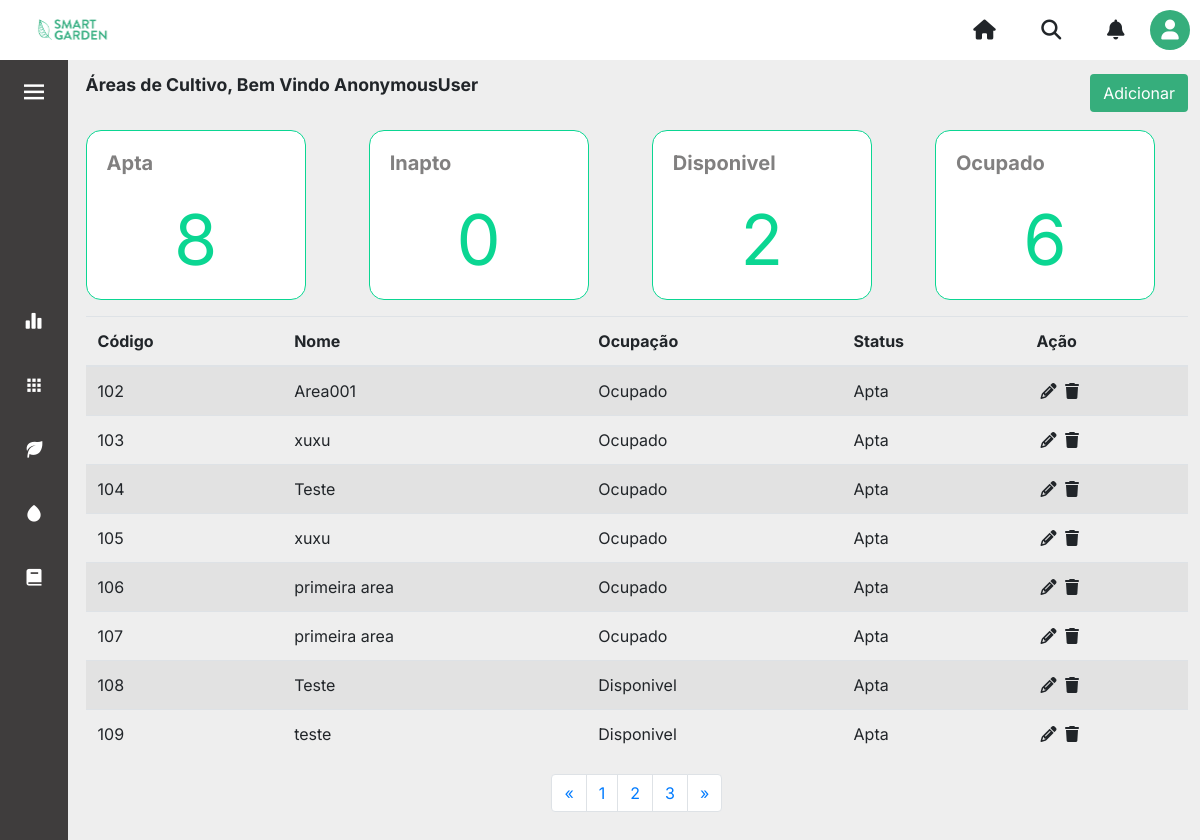
Screenshot of /areas/ with the database file from the repository.
### core/models.py (models this page shows, shortened)
class AreaCultivo(models.Model):
    nome = models.CharField(max_length=100)
    disponivel = models.BooleanField(blank=True, null=False, default=True)
    apta = models.BooleanField(blank=False, null=False, default=True)

### core/views.py (the view)
# urls.py: path('areas/', views.areas, name='areas'),
def areas(request):
    areas = AreaCultivo.objects.all()
    qntDisponivel = AreaCultivo.objects.filter(disponivel=True).count()
    qntOcupado = AreaCultivo.objects.filter(disponivel=False).count()
    qntApta = AreaCultivo.objects.filter(apta=True).count()
    qntInapta = AreaCultivo.objects.filter(apta=False).count()
    contexto = {
        'areas': areas,
        'qntDisponivel': qntDisponivel,
        'qntOcupado': qntOcupado,
        'qntApta': qntApta,
        'qntInapta': qntInapta,
    }
    return render(request, 'areas.html', contexto)

### templates/areas.html (shortened to what this page needs)
{% extends 'layout.html' %} {% load static %} {% block content %}
<div>
	<div class="d-flex align-items-center justify-content-between mb-3">
		<p class="title-page">Áreas de Cultivo, Bem Vindo {{user}}</p>
		<a href="{% url 'cadastrar_areas' %}"><button type="button" class="btn btn_salvar">Adicionar</button></a>
	</div>
	<div class="row">
		<div class="col-sm-3">
			<div class="card">
				<div class="card-body">
					<h5 class="card-title">Apta</h5>
					<p class="card-text">{{qntApta}}</p>
				</div>
			</div>
		</div>
		<div class="col-sm-3">
			<div class="card">
				<div class="card-body">
					<h5 class="card-title">Inapto</h5>
					<p class="card-text">{{qntInapta}}</p>
				</div>
			</div>
		</div>
		<div class="col-sm-3">
			<div class="card">
				<div class="card-body">
					<h5 class="card-title">Disponivel</h5>
					<p class="card-text">{{qntDisponivel}}</p>
				</div>
			</div>
		</div>
		<div class="col-sm-3">
			<div class="card">
				<div class="card-body">
					<h5 class="card-title">Ocupado</h5>
					<p class="card-text">{{qntOcupado}}</p>
				</div>
			</div>
		</div>
	</div>
	<div>
		<table class="table table-striped table-hover mt-3">
			<thead class="border-botton border-secondary">
				<tr>
					<th scope="col">Código</th>
					<th scope="col">Nome</th>
					<th scope="col">Ocupação</th>
					<th scope="col">Status</th>
					<th scope="col"></i>Ação</th>
				</tr>
			</thead>
			<tbody>
				{% for area in areas %}
				<tr>
					<td scope="row">{{area.id}}</td>
					<td>{{area.nome}}</td>
					{% if area.disponivel == True %}
					<td>Disponivel</td>
					{% else %}
					<td>Ocupado</td>
					{% endif %} {% if area.apta == True %}
					<td>Apta</td>
					{% else %}
					<td>Inapta</td>
					{% endif %}
					<td>
						<a href='{% url 'update_areas' area.id%}' class="m-1">
							<i class="fa-solid fa-pencil text-black"></i></a>
						<a data-toggle="modal" data-target="#modal_confirm" href='{% url 'delete_areas' area.id %}'>
							<i class="fa-sharp fa-solid fa-trash text-black" data-toggle="modal fade" data-target="#exampleModal"></i>
						</a>
					</td>
				</tr>
				{% endfor %}
			</tbody>
		</table>
	</div>
	<div class="container_pagination">
		<nav aria-label="Page-navigation"  class="d-flex align-itens justify-content-around" style="margin-top: 0px;">
			<ul class="pagination">
			<li class="page-item ">
				<a class="page-link" href="#" aria-label="Previous">
				<span aria-hidden="true">&laquo;</span>
				</a>
			</li>
			<li class="page-item"><a class="page-link" href="#">1</a></li>
			<li class="page-item"><a class="page-link" href="#">2</a></li>
			<li class="page-item"><a class="page-link" href="#">3</a></li>
			<li class="page-item">
				<a class="page-link" href="#" aria-label="Next">
				<span aria-hidden="true">&raquo;</span>
				</a>
			</li>
			</ul>
		</nav>
	</div>
{% endblock %}

### static/css/layout.css (style rules this page uses)
body { background-color: var(--light-color); }

### static/css/layout_sidebar.css (style rules this page uses)
a { text-decoration: none; }

### static/css/global.css (style rules this page uses)
* { margin: 0; padding: 0; }
:root { --nav-width: 68px; --gray-dark: #3f3d3d; --green-primary: #0bd692; --green-secondary: #36ae7c; --white-color: #ffffff; --light-color: #eeeeee; --body-font: 'Inter', sans-serif; --title-font: 'Roboto' sans-serif; --font-name: 'Raleway', sans-serif; --normal-font-size: 1rem; --z-fixed: 100; }
body { position: relative; font-family: var(--body-font); font-size: var(--normal-font-size); transition: 0.5s; max-width: 100vw; }
.title-page { font-family: var(--title-font); font-weight: 700; font-size: 1.1rem; }

### static/css/areas.css (style rules this page uses)
a { color: inherit; }
.card { border: solid 1px var(--green-primary); border-radius: 15px; padding: 0; margin: 0; width: 220px; height: 170px; }
.card-title { font-size: 20px; font-weight: bolder; color: #3f3d3d; display: flex; opacity: 65%; }
.card-text { color: var(--green-primary); font-size: 70px; display: flex; justify-content: center; }

### static/css/forms.css (style rules this page uses)
.btn_salvar, .btn_salvar:hover { background-color: var(--green-secondary) !important; color: var(--white-color) !important; float: right; margin-left: 0.5rem; }

### rows the page displays
AreaCultivo: id "102", nome "Area001", disponivel "Ocupado", apta "Apta"
AreaCultivo: id "103", nome "xuxu", disponivel "Ocupado", apta "Apta"
AreaCultivo: id "104", nome "Teste", disponivel "Ocupado", apta "Apta"
AreaCultivo: id "105", nome "xuxu", disponivel "Ocupado", apta "Apta"
AreaCultivo: id "106", nome "primeira area", disponivel "Ocupado", apta "Apta"
AreaCultivo: id "107", nome "primeira area", disponivel "Ocupado", apta "Apta"
AreaCultivo: id "108", nome "Teste", disponivel "Disponivel", apta "Apta"
AreaCultivo: id "109", nome "teste", disponivel "Disponivel", apta "Apta"

### other values shown
{{ user }} "AnonymousUser"
{{ qntApta }} "8"
{{ qntInapta }} "0"
{{ qntDisponivel }} "2"
{{ qntOcupado }} "6"
